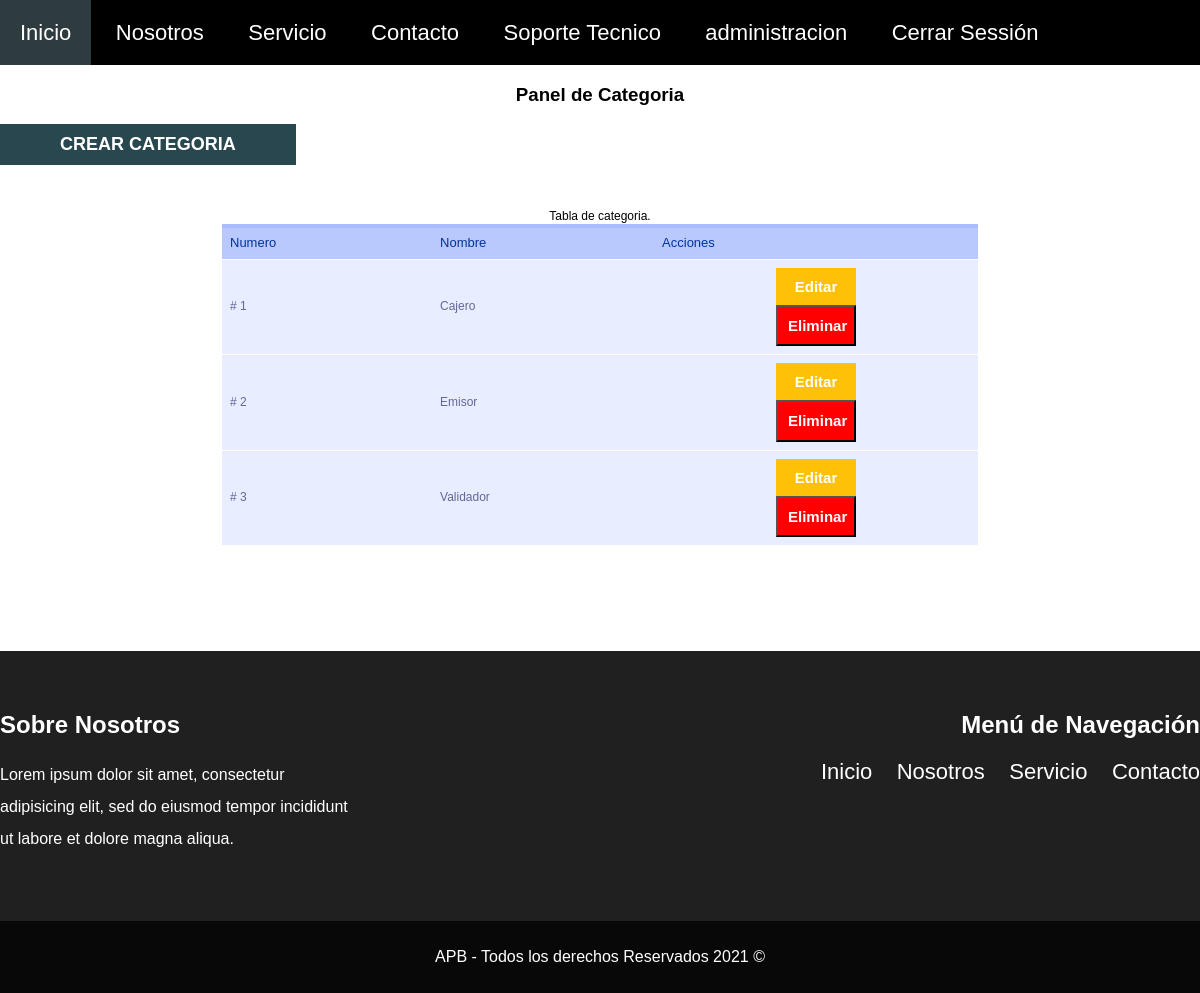
The page /servicio/categoria/ (signed in) on the database its author committed.
### tables this page shows
CREATE TABLE `categorias` (
  `id` int(12) NOT NULL,
  `nombre` varchar(80) NOT NULL
);

### servicio/controllers/TempleteControlador.php (called while the page is built)
<?php
Class TempleteControlador {
    public function index(){
        include "views/templete.php";
    }
}

### servicio/index.php (called while the page is built, shortened)
<?php
require_once __DIR__."/controllers/TempleteControlador.php";
require_once __DIR__."/controllers/UsuarioControlador.php";
require_once __DIR__."/controllers/CategoriaControlador.php";
require_once __DIR__."/controllers/ServicioControlador.php";
require_once __DIR__."/models/Categoria.php";
$templete = new TempleteControlador();
$templete-> index();

### servicio/controllers/CategoriaControlador.php (called while the page is built, shortened)
<?php
class CategoriaControlador {
static public function ctrMostarRegistroInfo( $item, $value){
    $table = "categorias";
    $result = Categoria::mdlMostrarRegistroInfo($table, $item, $value);
    return $result;
}
}

### servicio/database/Conexion.php (called while the page is built)
<?php
class Conexion {
    static public function conectar(){
      $link = new PDO("mysql:host=localhost;
      dbname=servicios",
      "root",
      "");
      $link ->exec("set names utf8");
      return $link;
    }
}

### servicio/models/Categoria.php (called while the page is built, shortened)
<?php
require_once "database/conexion.php";
class Categoria {
   static public function mdlMostrarRegistroInfo($table ,$item, $value){
    if($item != null){
			$stmt = Conexion::conectar()->prepare("SELECT * FROM $table WHERE $item = :$item");
			$stmt -> bindParam(":".$item, $value, PDO::PARAM_STR);
			$stmt -> execute();
			return $stmt -> fetch();
		}else{
			$stmt = Conexion::conectar()->prepare("SELECT * FROM $table ORDER by id DESC");
			$stmt -> execute();
			return $stmt -> fetchAll();
		}
  }
}

### servicio/views/pages/categoria.php (the view, shortened to what this page needs)
<div class="contenedor">
    <h3 class="text-center">Panel de Categoria</h3>
    <a href="<?php echo URL_BASE ?>crear-categoria/" class="boton">Crear Categoria</a>
<div class="contenedor  centrar">
<table >
<caption>Tabla de categoria.</caption>
<tr>
    <th>Numero</th>
    <th>Nombre</th>
     <th>Acciones </th>
</tr>
<tbody>
<?php
        $categorias = CategoriaControlador::ctrMostarRegistroInfo(null, null);
        foreach($categorias as $key => $categoria){
?>
<tr>
    <td># <?php echo $key + 1;  ?></td>
    <td><?php echo  $categoria['nombre'];  ?></td>
    <td>
        <a href="<?php echo URL_BASE ?>editar-categoria/<?php echo $categoria['id']; ?>" class="btn naranja">Editar</a>
        <form method="POST">
           <button type="submit"  class="btn rojo">Eliminar</button>
        </form>
    </td>
</tr>
<?php }?>
</tbody>
</table>
</div>
</div>

### servicio/views/css/normalizacion.css (style rules this page uses)
html { line-height: 1.15; -webkit-text-size-adjust: 100%; }
body { margin: 0; }
a { background-color: transparent; }
button, input, optgroup, select, textarea { font-family: inherit; font-size: 100%; line-height: 1.15; margin: 0; }
button, input { overflow: visible; }
button, select { text-transform: none; }
button, [type="button"], [type="reset"], [type="submit"] { -webkit-appearance: button; }

### servicio/views/css/estilos.css (style rules this page uses)
:root { --blanco: #ffffff; --primario: #FFC107; --secundario: #0097A7; --gris: #757575; --oscuro: #212121; }
html { box-sizing: border-box; }
*, *:before, *:after { box-sizing: inherit; }
body { font-family: Verdana, Geneva, Tahoma, sans-serif }
table { font-family: "Lucida Sans Unicode", "Lucida Grande", Sans-Serif; font-size: 12px; margin: 45px; min-width: 756px; text-align: left; border-collapse: collapse; }
th { font-size: 13px; font-weight: normal; padding: 8px; background: #b9c9fe; border-top: 4px solid #aabcfe; border-bottom: 1px solid #fff; color: #039; }
td { padding: 8px; background: #e8edff; border-bottom: 1px solid #fff; color: #669; border-top: 1px solid transparent; }
.text-center { text-align: center; }
.boton { background-color: #29474e; padding: 10px 60px; display: inline-block; margin: auto; color: #ffffff; text-decoration: none; text-transform: uppercase; font-weight: bold; font-size: 18px; transition: background-color .3s ease-in-out; }
.contenedor { margin: 0 auto; max-width: 1200px; }
.btn { text-decoration: none; display: block; margin: auto; padding: 10px; color: white; border-color: 1px white solid; text-align: center; font-size: 15px; font-weight: 600; max-width: 80px; }
.naranja { background-color: var(--primario); }
.rojo { background-color: red; }
.centrar { display: flex; justify-content: center; }

### rows shown on the page
categorias: nombre "Cajero"
categorias: nombre "Emisor"
categorias: nombre "Validador"
